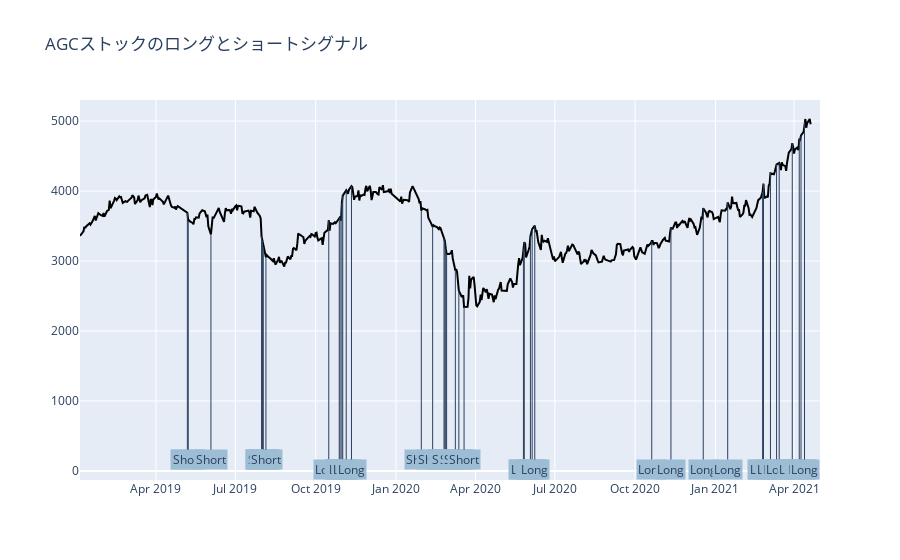

Source (notebook cell):
### Markdown cell above
### View Data
Let's compare the signals you generated against the close prices. This chart will show a lot of signals. Too many in fact. We'll talk about filtering the redundant signals in the next problem.

### Code cell
signal = get_long_short(close, lookback_high, lookback_low)
plot_signal(
    close[sample_ticker],
    signal[sample_ticker],
    f'{sample_ticker}ストックのロングとショートシグナル')

### Figure 1 — Plotly figure (JSON) as saved in the notebook; plotly's stock layout.template omitted (floating-point values rounded to 4 significant figures; data arrays with more than 128 entries replaced by an {"elided": "..."} marker saying what was removed)
{"data": [{"line": {"color": "black"}, "name": "Index", "type": "scatter", "x": {"elided": "558 str values"}, "y": {"elided": "558 int values"}}], "layout": {"annotations": [{"ax": 0, "ay": 20, "ayref": "y", "bgcolor": "#9dbdd5", "text": "Long", "x": "2019-10-16T00:00:00", "y": 3585}, {"ax": 0, "ay": 20, "ayref": "y", "bgcolor": "#9dbdd5", "text": "Long", "x": "2019-10-28T00:00:00", "y": 3610}, {"ax": 0, "ay": 20, "ayref": "y", "bgcolor": "#9dbdd5", "text": "Long", "x": "2019-10-29T00:00:00", "y": 3635}, {"ax": 0, "ay": 20, "ayref": "y", "bgcolor": "#9dbdd5", "text": "Long", "x": "2019-10-31T00:00:00", "y": 3830}, {"ax": 0, "ay": 20, "ayref": "y", "bgcolor": "#9dbdd5", "text": "Long", "x": "2019-11-01T00:00:00", "y": 3935}, {"ax": 0, "ay": 20, "ayref": "y", "bgcolor": "#9dbdd5", "text": "Long", "x": "2019-11-05T00:00:00", "y": 4010}, {"ax": 0, "ay": 20, "ayref": "y", "bgcolor": "#9dbdd5", "text": "Long", "x": "2019-11-11T00:00:00", "y": 4070}, {"ax": 0, "ay": 20, "ayref": "y", "bgcolor": "#9dbdd5", "text": "Long", "x": "2020-05-26T00:00:00", "y": 3175}, {"ax": 0, "ay": 20, "ayref": "y", "bgcolor": "#9dbdd5", "text": "Long", "x": "2020-05-27T00:00:00", "y": 3270}, {"ax": 0, "ay": 20, "ayref": "y", "bgcolor": "#9dbdd5", "text": "Long", "x": "2020-06-03T00:00:00", "y": 3355}, {"ax": 0, "ay": 20, "ayref": "y", "bgcolor": "#9dbdd5", "text": "Long", "x": "2020-06-05T00:00:00", "y": 3455}, {"ax": 0, "ay": 20, "ayref": "y", "bgcolor": "#9dbdd5", "text": "Long", "x": "2020-06-08T00:00:00", "y": 3505}, {"ax": 0, "ay": 20, "ayref": "y", "bgcolor": "#9dbdd5", "text": "Long", "x": "2020-10-20T00:00:00", "y": 3285}, {"ax": 0, "ay": 20, "ayref": "y", "bgcolor": "#9dbdd5", "text": "Long", "x": "2020-11-11T00:00:00", "y": 3480}, {"ax": 0, "ay": 20, "ayref": "y", "bgcolor": "#9dbdd5", "text": "Long", "x": "2020-12-18T00:00:00", "y": 3755}, {"ax": 0, "ay": 20, "ayref": "y", "bgcolor": "#9dbdd5", "text": "Long", "x": "2021-01-15T00:00:00", "y": 3840}, {"ax": 0, "ay": 20, "ayref": "y", "bgcolor": "#9dbdd5", "text": "Long", "x": "2021-02-24T00:00:00", "y": 3985}, {"ax": 0, "ay": 20, "ayref": "y", "bgcolor": "#9dbdd5", "text": "Long", "x": "2021-02-25T00:00:00", "y": 4105}, {"ax": 0, "ay": 20, "ayref": "y", "bgcolor": "#9dbdd5", "text": "Long", "x": "2021-03-05T00:00:00", "y": 4255}, {"ax": 0, "ay": 20, "ayref": "y", "bgcolor": "#9dbdd5", "text": "Long", "x": "2021-03-12T00:00:00", "y": 4380}, {"ax": 0, "ay": 20, "ayref": "y", "bgcolor": "#9dbdd5", "text": "Long", "x": "2021-03-15T00:00:00", "y": 4400}, {"ax": 0, "ay": 20, "ayref": "y", "bgcolor": "#9dbdd5", "text": "Long", "x": "2021-03-30T00:00:00", "y": 4685}, {"ax": 0, "ay": 20, "ayref": "y", "bgcolor": "#9dbdd5", "text": "Long", "x": "2021-04-07T00:00:00", "y": 4745}, {"ax": 0, "ay": 20, "ayref": "y", "bgcolor": "#9dbdd5", "text": "Long", "x": "2021-04-09T00:00:00", "y": 4795}, {"ax": 0, "ay": 20, "ayref": "y", "bgcolor": "#9dbdd5", "text": "Long", "x": "2021-04-13T00:00:00", "y": 4985}, {"ax": 0, "ay": 160, "ayref": "y", "bgcolor": "#9dbdd5", "text": "Short", "x": "2019-05-07T00:00:00", "y": 3690}, {"ax": 0, "ay": 160, "ayref": "y", "bgcolor": "#9dbdd5", "text": "Short", "x": "2019-05-08T00:00:00", "y": 3575}, {"ax": 0, "ay": 160, "ayref": "y", "bgcolor": "#9dbdd5", "text": "Short", "x": "2019-06-03T00:00:00", "y": 3380}, {"ax": 0, "ay": 160, "ayref": "y", "bgcolor": "#9dbdd5", "text": "Short", "x": "2019-07-31T00:00:00", "y": 3350}, {"ax": 0, "ay": 160, "ayref": "y", "bgcolor": "#9dbdd5", "text": "Short", "x": "2019-08-01T00:00:00", "y": 3290}, {"ax": 0, "ay": 160, "ayref": "y", "bgcolor": "#9dbdd5", "text": "Short", "x": "2019-08-02T00:00:00", "y": 3200}, {"ax": 0, "ay": 160, "ayref": "y", "bgcolor": "#9dbdd5", "text": "Short", "x": "2019-08-05T00:00:00", "y": 3055}, {"ax": 0, "ay": 160, "ayref": "y", "bgcolor": "#9dbdd5", "text": "Short", "x": "2020-01-30T00:00:00", "y": 3720}, {"ax": 0, "ay": 160, "ayref": "y", "bgcolor": "#9dbdd5", "text": "Short", "x": "2020-02-12T00:00:00", "y": 3490}, {"ax": 0, "ay": 160, "ayref": "y", "bgcolor": "#9dbdd5", "text": "Short", "x": "2020-02-25T00:00:00", "y": 3325}, {"ax": 0, "ay": 160, "ayref": "y", "bgcolor": "#9dbdd5", "text": "Short", "x": "2020-02-26T00:00:00", "y": 3285}, {"ax": 0, "ay": 160, "ayref": "y", "bgcolor": "#9dbdd5", "text": "Short", "x": "2020-02-27T00:00:00", "y": 3180}, {"ax": 0, "ay": 160, "ayref": "y", "bgcolor": "#9dbdd5", "text": "Short", "x": "2020-02-28T00:00:00", "y": 3100}, {"ax": 0, "ay": 160, "ayref": "y", "bgcolor": "#9dbdd5", "text": "Short", "x": "2020-03-09T00:00:00", "y": 2865}, {"ax": 0, "ay": 160, "ayref": "y", "bgcolor": "#9dbdd5", "text": "Short", "x": "2020-03-13T00:00:00", "y": 2576}, {"ax": 0, "ay": 160, "ayref": "y", "bgcolor": "#9dbdd5", "text": "Short", "x": "2020-03-19T00:00:00", "y": 2344}], "title": {"text": "AGCストックのロングとショートシグナル"}}}
